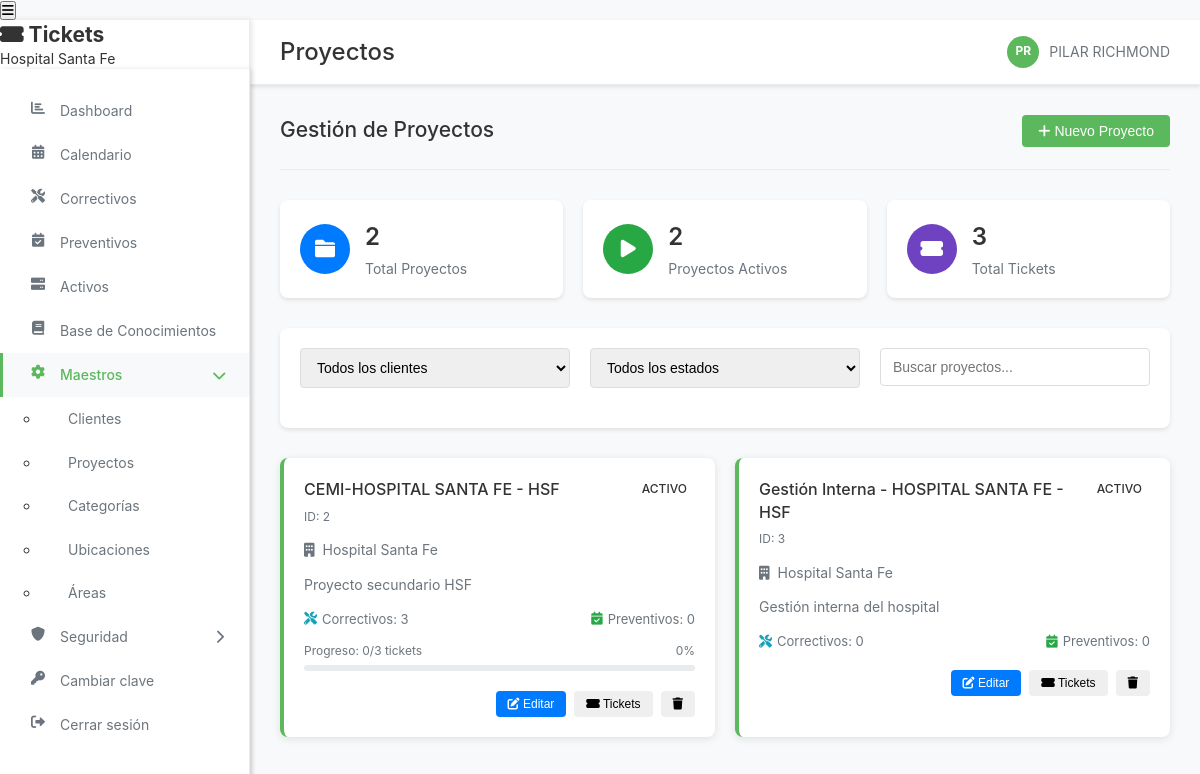
The page /views/proyectos.php (signed in) on the database its author committed.
### tables this page shows
CREATE TABLE `usuarios` (
  `id` int(11) NOT NULL,
  `usuario` varchar(50) NOT NULL,
  `nombre` varchar(100) NOT NULL,
  `email` varchar(200) NOT NULL,
  `telefono` varchar(50) DEFAULT NULL,
  `cargo` varchar(100) DEFAULT NULL,
  `nivel` enum('Cliente SYM','Clientes CEMI','Ingenieros / Tecnicos','Directores / Gerentes') DEFAULT 'Cliente SYM',
  `estado` enum('Activo','Inactivo') DEFAULT 'Activo',
  `password` varchar(255) NOT NULL,
  `fecha_creacion` timestamp NOT NULL DEFAULT current_timestamp(),
  `fecha_actualizacion` timestamp NOT NULL DEFAULT current_timestamp() ON UPDATE current_timestamp()
);

CREATE TABLE `proyectos` (
  `id` int(11) NOT NULL,
  `nombre` varchar(200) NOT NULL,
  `cliente_id` int(11) DEFAULT NULL,
  `descripcion` text DEFAULT NULL,
  `estado` enum('Activo','Inactivo','Completado') DEFAULT 'Activo',
  `fecha_creacion` timestamp NOT NULL DEFAULT current_timestamp()
);

CREATE TABLE `clientes` (
  `id` int(11) NOT NULL,
  `nombre` varchar(100) NOT NULL,
  `estado` enum('Activo','Inactivo') DEFAULT 'Activo',
  `fecha_creacion` timestamp NOT NULL DEFAULT current_timestamp()
);

### views/proyectos.php (the view, shortened to what this page needs)
<?php
require_once '../includes/conexion.php';
$page_title = 'Proyectos';
$stmt = $pdo->query("
    SELECT
        p.*,
        c.nombre as cliente_nombre,
        (SELECT COUNT(*) FROM correctivos WHERE proyecto_id = p.id) as total_correctivos,
        (SELECT COUNT(*) FROM preventivos WHERE proyecto_id = p.id) as total_preventivos,
        (SELECT COUNT(*) FROM correctivos WHERE proyecto_id = p.id AND estado = 'Resuelto') as correctivos_resueltos,
        (SELECT COUNT(*) FROM preventivos WHERE proyecto_id = p.id AND estado = 'Resuelto') as preventivos_resueltos
    FROM proyectos p
    LEFT JOIN clientes c ON p.cliente_id = c.id
    ORDER BY p.nombre ASC
");
$proyectos = $stmt->fetchAll(PDO::FETCH_ASSOC);
include '../includes/header.php';
?>
<div class="page-content">
    <div class="proyectos-container">
        <div class="section-header">
            <div class="header-info">
                <h2>Gestión de Proyectos</h2>
            </div>
            <button class="btn btn-success" onclick="nuevoProyecto()">
                <i class="fas fa-plus"></i> Nuevo Proyecto
            </button>
        </div>
        <div class="stats-cards">
            <div class="stat-card">
                <div class="stat-icon proyectos">
                    <i class="fas fa-folder"></i>
                </div>
                <div class="stat-info">
                    <h3><?php echo count($proyectos); ?></h3>
                    <p>Total Proyectos</p>
                </div>
            </div>
            <div class="stat-card">
                <div class="stat-icon activos">
                    <i class="fas fa-play"></i>
                </div>
                <div class="stat-info">
                    <h3><?php echo count(array_filter($proyectos, fn($p) => $p['estado'] === 'Activo')); ?></h3>
                    <p>Proyectos Activos</p>
                </div>
            </div>
            <div class="stat-card">
                <div class="stat-icon tickets">
                    <i class="fas fa-ticket-alt"></i>
                </div>
                <div class="stat-info">
                    <h3><?php echo array_sum(array_column($proyectos, 'total_correctivos')) + array_sum(array_column($proyectos, 'total_preventivos')); ?></h3>
                    <p>Total Tickets</p>
                </div>
            </div>
        </div>
        <div class="filtros-section">
            <div class="filtros-row">
                <div class="form-group">
                    <select id="filtroCliente" onchange="filtrarPorCliente()">
                        <option value="">Todos los clientes</option>
                    </select>
                </div>
                <div class="form-group">
                    <select id="filtroEstado" onchange="filtrarPorEstado()">
                        <option value="">Todos los estados</option>
                    </select>
                </div>
                <div class="form-group">
                    <input type="text" id="busquedaProyecto" placeholder="Buscar proyectos..."
                           onkeyup="buscarProyectos()">
                </div>
            </div>
        </div>
        <div class="proyectos-grid" id="proyectosGrid">
            <?php foreach ($proyectos as $proyecto): ?>
                <?php
                $total_tickets = $proyecto['total_correctivos'] + $proyecto['total_preventivos'];
                $tickets_resueltos = $proyecto['correctivos_resueltos'] + $proyecto['preventivos_resueltos'];
                $porcentaje_completado = $total_tickets > 0 ? round(($tickets_resueltos / $total_tickets) * 100) : 0;
                ?>
                <div class="proyecto-card" data-cliente="<?php echo $proyecto['cliente_id']; ?>"
                     data-estado="<?php echo $proyecto['estado']; ?>"
                     data-nombre="<?php echo strtolower($proyecto['nombre']); ?>">
                    <div class="proyecto-header">
                        <div class="proyecto-titulo">
                            <h3><?php echo htmlspecialchars($proyecto['nombre']); ?></h3>
                            <span class="proyecto-id">ID: <?php echo $proyecto['id']; ?></span>
                        </div>
                        <div class="proyecto-estado">
                            <span class="status-badge status-<?php echo strtolower($proyecto['estado']); ?>">
                                <?php echo $proyecto['estado']; ?>
                            </span>
                        </div>
                    </div>
                    <div class="proyecto-cliente">
                        <i class="fas fa-building"></i>
                        <span><?php echo htmlspecialchars($proyecto['cliente_nombre']); ?></span>
                    </div>
                    <?php if ($proyecto['descripcion']): ?>
                    <div class="proyecto-descripcion">
                        <p><?php echo htmlspecialchars(substr($proyecto['descripcion'], 0, 100)); ?><?php echo strlen($proyecto['descripcion']) > 100 ? '...' : ''; ?></p>
                    </div>
                    <?php endif; ?>
                    <div class="proyecto-stats">
                        <div class="stats-row">
                            <div class="stat-item">
                                <i class="fas fa-tools text-info"></i>
                                <span>Correctivos: <?php echo $proyecto['total_correctivos']; ?></span>
                            </div>
                            <div class="stat-item">
                                <i class="fas fa-calendar-check text-success"></i>
                                <span>Preventivos: <?php echo $proyecto['total_preventivos']; ?></span>
                            </div>
                        </div>
                        <?php if ($total_tickets > 0): ?>
                        <div class="progreso-container">
                            <div class="progreso-info">
                                <span>Progreso: <?php echo $tickets_resueltos; ?>/<?php echo $total_tickets; ?> tickets</span>
                                <span><?php echo $porcentaje_completado; ?>%</span>
                            </div>
                            <div class="progreso-bar">
                            </div>
                        </div>
                        <?php endif; ?>
                    </div>
                    <div class="proyecto-acciones">
                        <button class="btn btn-sm btn-primary" onclick="editarProyecto(<?php echo $proyecto['id']; ?>)">
                            <i class="fas fa-edit"></i> Editar
                        </button>
                        <button class="btn btn-sm btn-info" onclick="verTickets(<?php echo $proyecto['id']; ?>)">
                            <i class="fas fa-ticket-alt"></i> Tickets
                        </button>
                        <button class="btn btn-sm btn-danger" onclick="eliminarProyecto(<?php echo $proyecto['id']; ?>)">
                            <i class="fas fa-trash"></i>
                        </button>
                    </div>
                </div>
            <?php endforeach; ?>
        </div>
    </div>
</div>
<?php include '../includes/footer.php'; ?>

### includes/header.php (shortened to what this page needs)
<?php
$stmt = $pdo->prepare("SELECT nombre, usuario FROM usuarios WHERE id = ?");
$stmt->execute([$_SESSION['usuario_id']]);
$usuario_actual = $stmt->fetch(PDO::FETCH_ASSOC);
$nombres = explode(' ', $usuario_actual['nombre']);
$iniciales = '';
foreach ($nombres as $nombre) {
    if (!empty($nombre)) {
        $iniciales .= strtoupper(substr($nombre, 0, 1));
    }
}
?>
<!DOCTYPE html>
<html lang="es">
<head>
    <link rel="stylesheet" href="../assets/css/estilos.css">
    <link rel="stylesheet" href="https://cdnjs.cloudflare.com/ajax/libs/font-awesome/6.0.0/css/all.min.css">
</head>
<body>
    <button class="mobile-menu-btn" onclick="toggleMobileSidebar()">
        <i class="fas fa-bars"></i>
    </button>
    <div class="main-wrapper">
        <div class="sidebar" id="sidebar">
            <div class="sidebar-header">
                <h2><i class="fas fa-ticket-alt"></i> Tickets</h2>
                <p>Hospital Santa Fe</p>
            </div>
            <?php include 'sidebar.php'; ?>
        </div>
        <div class="main-content">
            <div class="header">
                <h1 class="page-title"><?php echo isset($page_title) ? $page_title : 'Dashboard'; ?></h1>
                <div class="user-info">
                    <div class="user-avatar"><?php echo $iniciales; ?></div>
                    <span><?php echo htmlspecialchars($usuario_actual['nombre']); ?></span>
                </div>
            </div>
            <div class="content-area">

### assets/css/estilos.css (style rules this page uses)
* { margin: 0; padding: 0; box-sizing: border-box; }
body { font-family: -apple-system, BlinkMacSystemFont, 'Segoe UI', Roboto, 'Helvetica Neue', Arial, sans-serif; background-color: #f8f9fa; color: #333; font-size: 14px; line-height: 1.4; }
.main-wrapper { display: flex; min-height: 100vh; }
.sidebar { width: 250px; background-color: #ffffff; border-right: 1px solid #e9ecef; padding: 0; position: fixed; height: 100vh; overflow-y: auto; z-index: 1000; box-shadow: 2px 0 5px rgba(0,0,0,0.1); }
.main-content { flex: 1; margin-left: 250px; padding: 0; background-color: #f8f9fa; }
.header { background-color: #ffffff; padding: 15px 30px; border-bottom: 1px solid #e9ecef; display: flex; justify-content: space-between; align-items: center; box-shadow: 0 2px 4px rgba(0,0,0,0.1); }
.page-title { font-size: 24px; font-weight: 500; color: #333; margin: 0; }
.user-info { display: flex; align-items: center; color: #6c757d; font-size: 14px; }
.user-avatar { width: 32px; height: 32px; background-color: #5cb85c; border-radius: 50%; display: flex; align-items: center; justify-content: center; color: white; font-weight: bold; margin-right: 10px; font-size: 12px; }
.btn { padding: 8px 16px; border: none; border-radius: 4px; cursor: pointer; font-size: 14px; text-decoration: none; display: inline-block; transition: all 0.3s ease; font-weight: 500; }
.btn-success { background-color: #5cb85c; color: white; }
.btn-primary { background-color: #007bff; color: white; }
.btn-sm { padding: 6px 12px; font-size: 12px; }
.page-content { padding: 30px; }
.status-badge { padding: 4px 8px; border-radius: 12px; font-size: 12px; font-weight: 500; text-transform: uppercase; }
.form-group { margin-bottom: 20px; }
.form-group input, .form-group select, .form-group textarea { width: 100%; padding: 10px 12px; border: 1px solid #ddd; border-radius: 4px; font-size: 14px; transition: border-color 0.3s ease; }

### rows shown on the page
usuarios: nombre "PILAR RICHMOND"
proyectos: nombre "CEMI-HOSPITAL SANTA FE - HSF", id "2", estado "ACTIVO", cliente.nombre "Hospital Santa Fe", descripcion "Proyecto secundario HSF", total_correctivos "3", total_preventivos "0", tickets_resueltos "0", total_tickets "3", porcentaje_completado "0"
proyectos: nombre "Gestión Interna - HOSPITAL SANTA FE - HSF", id "3", estado "ACTIVO", cliente.nombre "Hospital Santa Fe", descripcion "Gestión interna del hospital", total_correctivos "0", total_preventivos "0"

### other values the page prints
$page_title "Proyectos"
$iniciales "PR"
count($proyectos) "2"
count(array_filter($proyectos, fn($p) => $p['estado'] === 'Activo')) "2"
